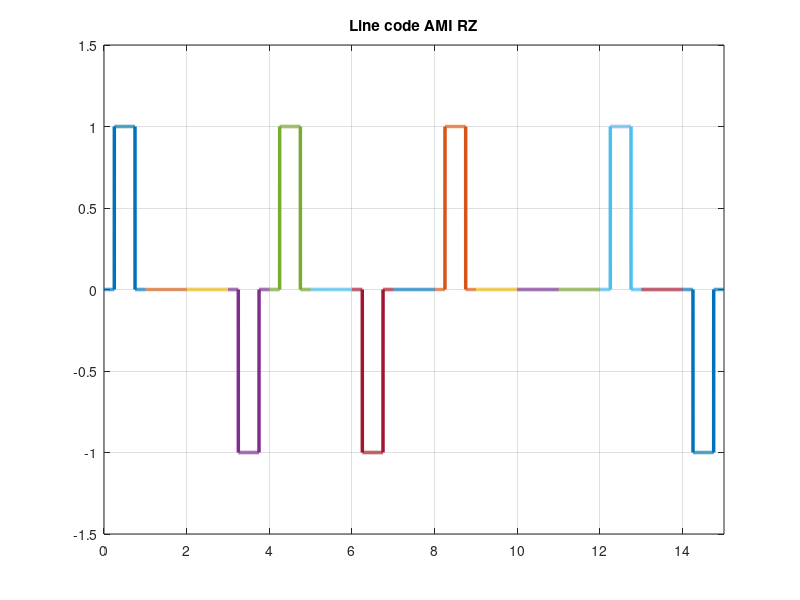

Source code (MATLAB):
function AMI_RZ()
%Line code AMI RZ.
%Author: Diego Orlando Barragn Guerrero
%For more information, visit: www.matpic.com
%diegokillemall@yahoo.com
%Example:
h=[1 0 0 1 1 0 1 0 1 0 0 0 0 0 1];
%h=[0 1 0 1 1 1 0 0 0 0 1 0 1 1 0 1 0 0 0 0 0 0 0 0 0 0 1 0 1 1 0 1 0 1 0 0 0 0 1 ];

%AMIRZ(h)
i=1;
z=0;
even=1;
st=0;
frequency=0.001;

while(i<length(h))
    if (~h(i)) 
        z = z+1;
    else
        z=0;
        even=~even;
    end
    if (z == 4)
        if(even && st)
            h(i-3)=1;
        end
        st=1;
        h(i)=-1;
        z=0;
    end
    i = i+1;
end
clf;
n=1;
l=length(h);
h(l+1)=1;
ami=-1;
while n<=length(h)-1;
    t=n-1:frequency:n;
    if h(n) == 0
        y=(t>n);
        
        d=plot(t,y);grid on;
        title('Line code AMI RZ');
        set(d,'LineWidth',2.5);
        hold on;
        axis([0 length(h)-1 -1.5 1.5]);
        disp('zero');
    elseif h(n)==1
        ami=ami*-1;
        if h(n+1)==0
            if ami==1
                y= ( abs(t-n+0.5)<=0.25);
            else
                y=-( abs(t-n+0.5)<=0.25);
            end
        else
            if ami==1
                y=( abs(t-n+0.5)<=0.25);
            else
                y=-( abs(t-n+0.5)<=0.25);
            end
            
        end
        %y=(t>n-1)+(t==n-1);
        d=plot(t,y);grid on;
        title('Line code AMI RZ');
        set(d,'LineWidth',2.5);
        hold on;
        axis([0 length(h)-1 -1.5 1.5]);
        disp('one');
    else
        
        if h(n+1)==0
            if ami==1
                y=( abs(t-n+0.5)<=0.25);
            else
                y=-( abs(t-n+0.5)<=0.25);
            end
        else
            if ami==1
                y=( abs(t-n+0.5)<=0.25);
            else
                y=-( abs(t-n+0.5)<=0.25);
            end
            
        end
        %y=(t>n-1)+(t==n-1);
        d=plot(t,y);grid on;
        title('Line code AMI RZ');
        set(d,'LineWidth',2.5);
        hold on;
        axis([0 length(h)-1 -1.5 1.5]);
        disp('viola'); 
    end
    samples = 1.0/frequency;
    x=0;
    for  j= 0.25*samples:((0.75*samples)+1)
        x = x+y(j);
%         j = j+1;
    end
    answer=0;
    if(samples*0.25<=x)answer=1;
    
    elseif(samples*-0.25>=x)answer=-1;
    end;
    answer
    n=n+1;
    %pause; 
end

